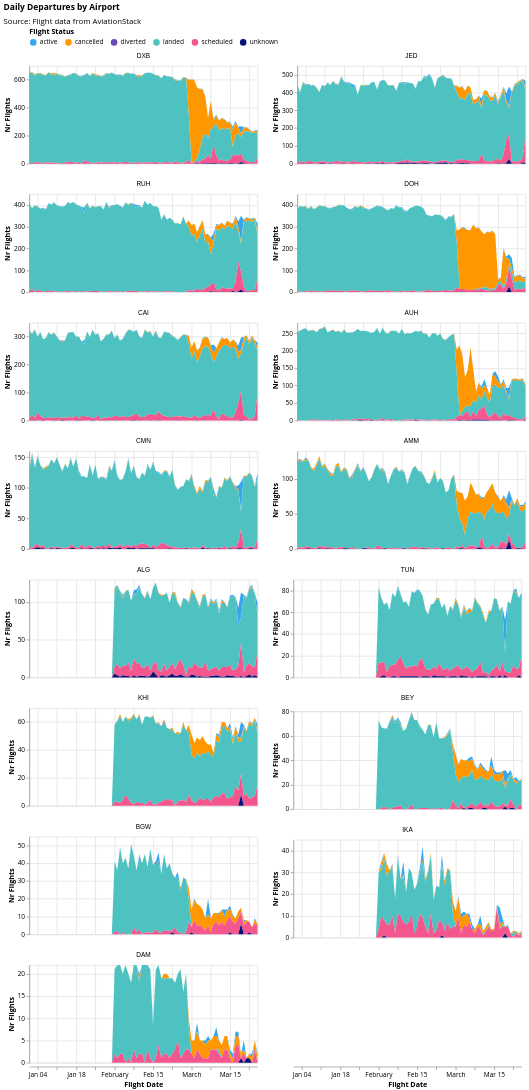

The cell this chart's notebook holds for it:
### Markdown cell above
### Daily Departures by Flight Status

### Code cell
departures_exploded["flight_date"] = pd.to_datetime(departures_exploded["flight_date"])

df = (
    departures_exploded.groupby(["flight_date", "flight_status", "iata_dep"])
    .size()
    .reset_index(name="count")
)

get_area_plot_by_airport(
    df,
    airports=airports,
    airport_col="iata_dep",
    title="Daily Departures by Airport",
    source_text="Source: Flight data from AviationStack",
)

### Figure 1 — Vega-Lite specification as saved in the notebook (floating-point values rounded to 4 significant figures; data arrays with more than 128 entries replaced by an {"elided": "..."} marker saying what was removed)
{"config": {"view": {"continuousWidth": 300, "continuousHeight": 300}, "axis": {"labelFont": "Open Sans", "titleFont": "Open Sans"}, "legend": {"labelFont": "Open Sans", "titleFont": "Open Sans"}, "title": {"anchor": "start", "font": "Open Sans", "subtitleFont": "Open Sans"}}, "data": {"name": "data-a3a4fadacc345ac707b4e96d187b3d24"}, "facet": {"field": "iata_dep", "sort": ["DXB", "JED", "RUH", "DOH", "CAI", "AUH", "CMN", "AMM", "ALG", "TUN", "KHI", "BEY", "BGW", "IKA", "DAM"], "title": null, "type": "nominal"}, "spec": {"layer": [{"mark": {"type": "area"}, "encoding": {"color": {"field": "flight_status", "legend": {"direction": "horizontal", "offset": 10, "orient": "top", "titleAnchor": "start"}, "scale": {"range": ["#34A7F2", "#FF9800", "#664AB6", "#4EC2C0", "#F3578E", "#081079", "#0C7C68", "#DDDA21"]}, "title": "Flight Status", "type": "nominal"}, "tooltip": [{"field": "flight_date", "title": "Flight Date", "type": "temporal"}, {"field": "flight_status", "title": "Status", "type": "nominal"}, {"field": "count", "title": "Flights", "type": "quantitative"}], "x": {"field": "flight_date", "title": "Flight Date", "type": "temporal"}, "y": {"field": "count", "stack": "zero", "title": "Nr Flights", "type": "quantitative"}}}], "height": 150, "width": 350}, "columns": 2, "resolve": {"scale": {"y": "independent"}}, "title": {"text": "Daily Departures by Airport", "subtitle": "Source: Flight data from AviationStack", "subtitlePadding": 10}, "$schema": "https://vega.github.io/schema/vega-lite/v5.20.1.json", "datasets": {"data-a3a4fadacc345ac707b4e96d187b3d24": {"elided": "7224 records"}}}
